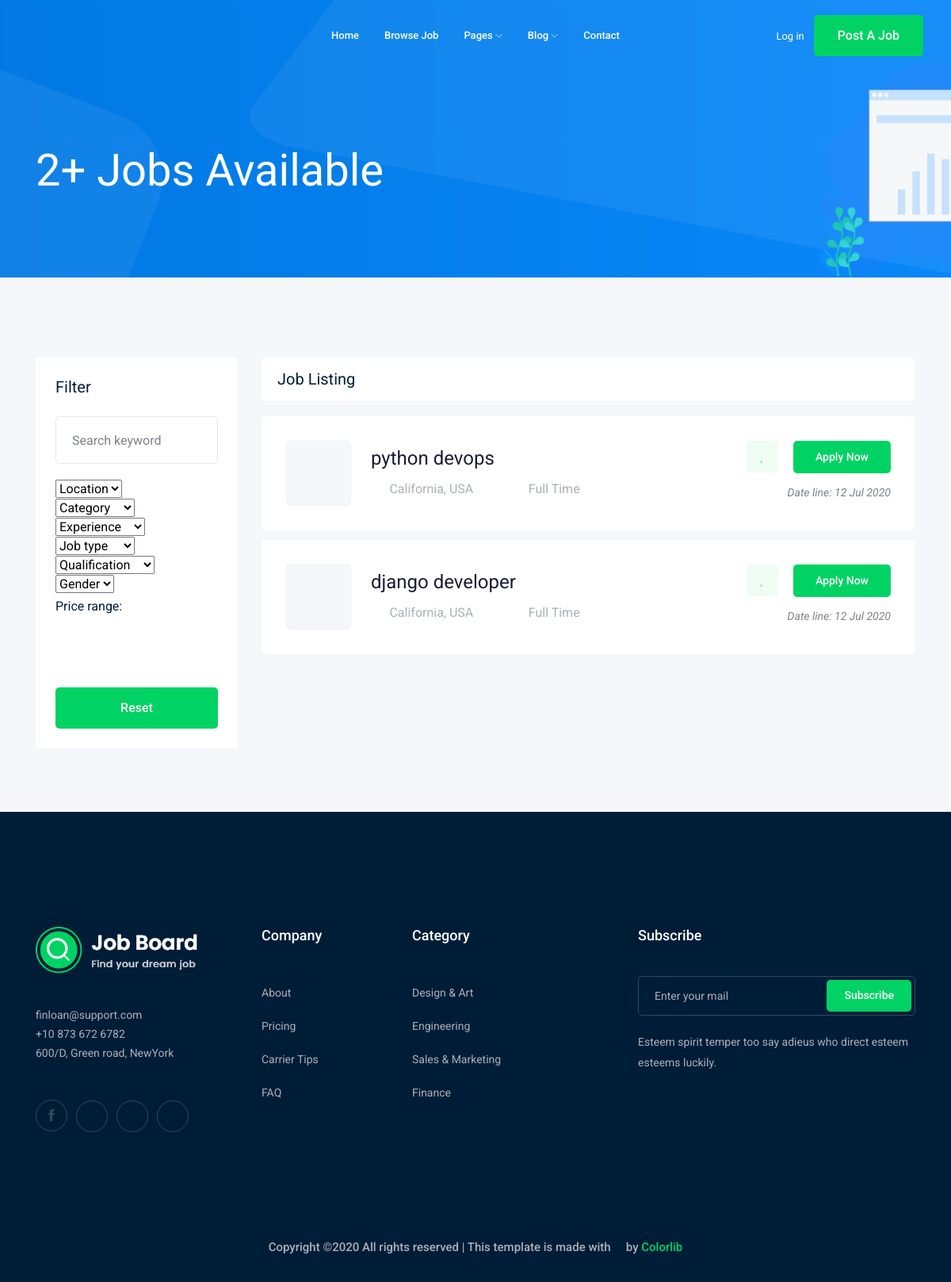
Page /jobs/?page=2 on the earlier database version.
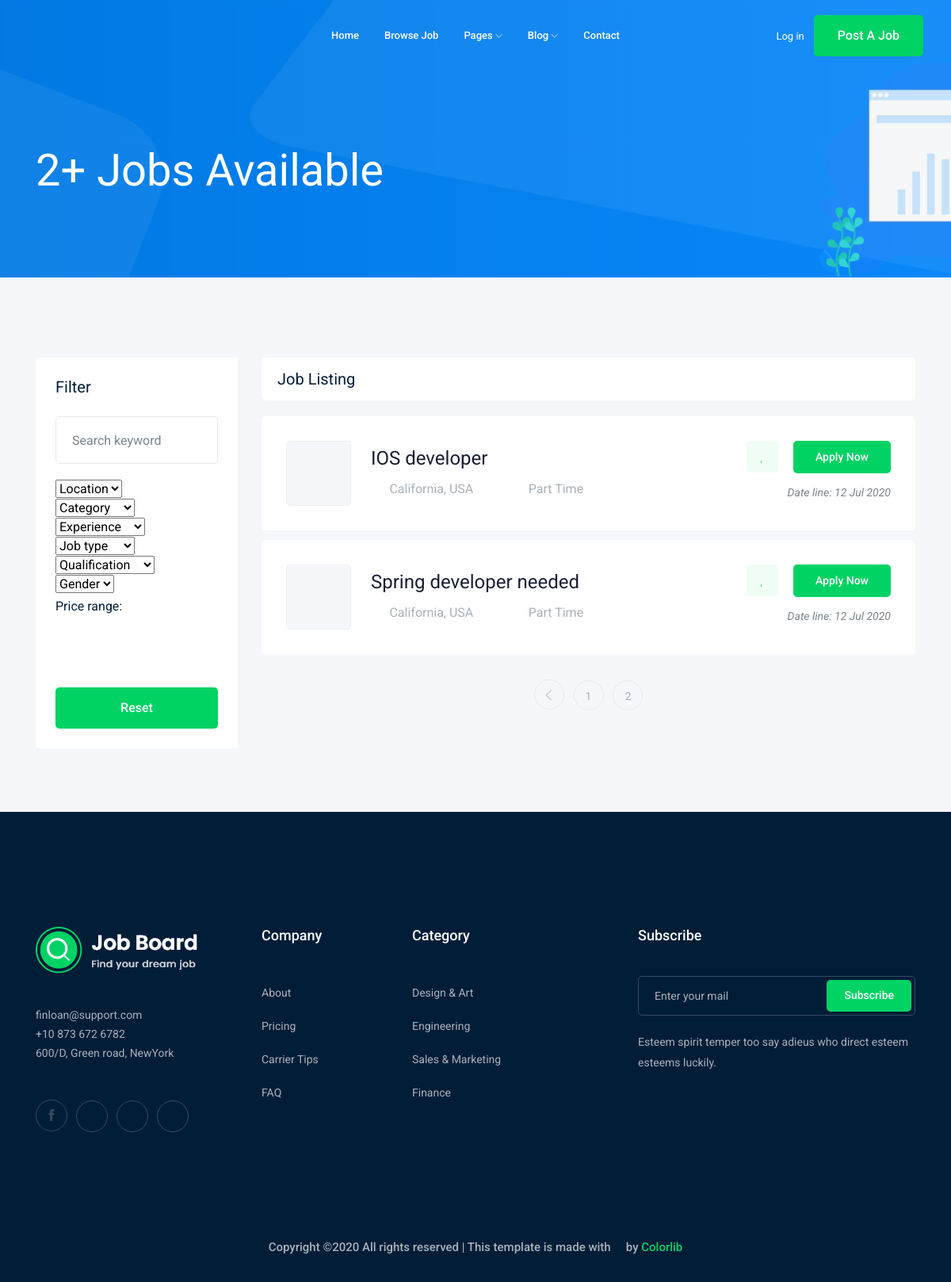
Same page on the later database version.
### job/models.py (models this page shows, shortened)
class Job(models.Model):
    owner = models.ForeignKey(User,related_name='job_owner',on_delete=models.CASCADE )
    title = models.CharField(max_length=80)
    job_type = models.CharField(max_length=20, choices=JOB_TYPE)
    description = models.TextField(max_length=1000)
    published_at = models.DateTimeField(auto_now=True)
    vacancy = models.IntegerField(default=1)
    salary = models.IntegerField(default=0)
    experience = models.IntegerField(default=1)
    category = models.ForeignKey("Category", on_delete=models.CASCADE)
    image = models.ImageField(upload_to=imageUpload)
    slug = models.SlugField(blank=True, null=True)
    def __str__(self):
        return self.title

### job/views.py (the view)
# urls.py: path('',views.jobList,name = "job_list"),
def jobList(request):
    jobList = Job.objects.all() # fetch data ==> model queryset
    paginator = Paginator(jobList, 3)  # Show 25 contacts per page.
    page_number = request.GET.get('page')
    page_obj = paginator.get_page(page_number)
    context={
        'jobs':page_obj
    }
    return render(request,'job/jobList.html',context)

### job/templates/job/jobList.html (shortened to what this page needs)
{% extends 'base.html' %}
{% load static %}
{% block body %}
<div class="bradcam_area bradcam_bg_1">
    <div class="container">
        <div class="row">
            <div class="col-xl-12">
                <div class="bradcam_text">
                    <h3>{{jobs|length}}+ Jobs Available</h3>
                </div>
            </div>
        </div>
    </div>
</div>
<div class="job_listing_area plus_padding">
    <div class="container">
        <div class="row">
            <div class="col-lg-3">
                <div class="job_filter white-bg">
                    <div class="form_inner white-bg">
                        <h3>Filter</h3>
                        <form action="#">
                            <div class="row">
                                <div class="col-lg-12">
                                    <div class="single_field">
                                        <input type="text" placeholder="Search keyword">
                                    </div>
                                </div>
                                <div class="col-lg-12">
                                    <div class="single_field">
                                        <select class="wide">
                                            <option data-display="Location">Location</option>
                                        </select>
                                    </div>
                                </div>
                                <div class="col-lg-12">
                                    <div class="single_field">
                                        <select class="wide">
                                            <option data-display="Category">Category</option>
                                        </select>
                                    </div>
                                </div>
                                <div class="col-lg-12">
                                    <div class="single_field">
                                        <select class="wide">
                                            <option data-display="Experience">Experience</option>
                                        </select>
                                    </div>
                                </div>
                                <div class="col-lg-12">
                                    <div class="single_field">
                                        <select class="wide">
                                            <option data-display="Job type">Job type</option>
                                        </select>
                                    </div>
                                </div>
                                <div class="col-lg-12">
                                    <div class="single_field">
                                        <select class="wide">
                                            <option data-display="Qualification">Qualification</option>
                                        </select>
                                    </div>
                                </div>
                                <div class="col-lg-12">
                                    <div class="single_field">
                                        <select class="wide">
                                            <option data-display="Gender">Gender</option>
                                        </select>
                                    </div>
                                </div>
                            </div>
                        </form>
                    </div>
                    <div class="range_wrap">
                        <label for="amount">Price range:</label>
                        <p>
                            <input type="text" id="amount" readonly
                                   style="border:0; color:#7A838B; font-size: 14px; font-weight:400;">
                        </p>
                    </div>
                    <div class="reset_btn">
                        <button class="boxed-btn3 w-100" type="submit">Reset</button>
                    </div>
                </div>
            </div>
            <div class="col-lg-9">
                <div class="recent_joblist_wrap">
                    <div class="recent_joblist white-bg ">
                        <div class="row align-items-center">
                            <div class="col-md-6">
                                <h4>Job Listing</h4>
                            </div>
                            <div class="col-md-6">
                            </div>
                        </div>
                    </div>
                </div>
                <div class="job_lists m-0">
                    <div class="row">
                        {% for job in jobs %}
                        <div class="col-lg-12 col-md-12">
                            <div class="single_jobs white-bg d-flex justify-content-between">
                                <div class="jobs_left d-flex align-items-center">
                                    <div class="thumb">
                                    </div>
                                    <div class="jobs_conetent">
                                        <a href="{% url 'jobs:jobDetail' job.slug %}"><h4>{{job}}</h4></a>
                                        <div class="links_locat d-flex align-items-center">
                                            <div class="location">
                                                <p><i class="fa fa-map-marker"></i> California, USA</p>
                                            </div>
                                            <div class="location">
                                                <p><i class="fa fa-clock-o"></i>{{job.job_type}}</p>
                                            </div>
                                        </div>
                                    </div>
                                </div>
                                <div class="jobs_right">
                                    <div class="apply_now">
                                        <a class="heart_mark" href="#"> <i class="fa fa-heart"></i> </a>
                                        <a href="{% url 'jobs:jobDetail' job.slug %}" class="boxed-btn3">Apply Now</a>
                                    </div>
                                    <div class="date">
                                        <p>Date line: {{job.published_at|date:'d M o'}}</p>
                                    </div>
                                </div>
                            </div>
                        </div>
                        {%endfor%}
                    </div>
                    {% if jobs.has_other_pages %}
                    <div class="row">
                        <div class="col-lg-12">
                            <div class="pagination_wrap">
                                <ul>
                                    {% if jobs.has_previous %}
                                    <li><a href="?page={{jobs.previous_page_number}}"> <i class="ti-angle-left"></i> </a></li>
                                    {% endif %}
                                    {% for i in jobs.paginator.page_range %}
                                    <li><a href="?page={{i}}"><span>{{i}}</span></a></li>
                                    {% endfor %}
                                </ul>
                            </div>
                        </div>
                    </div>
                    {% endif %}
                </div>
            </div>
        </div>
    </div>
</div>
{% endblock body %}

### templates/base.html (shortened to what this page needs)
{% load static %}
<!doctype html>
<html class="no-js" lang="zxx">
<head>
    <link rel="stylesheet" href="{%  static 'css/bootstrap.min.css' %}">
    <link rel="stylesheet" href="{%  static 'css/owl.carousel.min.css' %}">
    <link rel="stylesheet" href="{%  static 'css/magnific-popup.css' %}">
    <link rel="stylesheet" href="{%  static 'css/font-awesome.min.css' %}">
    <link rel="stylesheet" href="{%  static 'css/themify-icons.css' %}">
    <link rel="stylesheet" href="{%  static 'css/nice-select.css' %}">
    <link rel="stylesheet" href="{%  static 'css/flaticon.css' %}">
    <link rel="stylesheet" href="{%  static 'css/jquery-ui.css' %}">
    <link rel="stylesheet" href="{%  static 'css/gijgo.css' %}">
    <link rel="stylesheet" href="{%  static 'css/animate.min.css' %}">
    <link rel="stylesheet" href="{%  static 'css/slicknav.css' %}">
    <link rel="stylesheet" href="{%  static 'css/style.css' %}">
</head>
<body>
    <header>
        <div class="header-area ">
            <div id="sticky-header" class="main-header-area">
                <div class="container-fluid ">
                    <div class="header_bottom_border">
                        <div class="row align-items-center">
                            <div class="col-xl-3 col-lg-2">
                            </div>
                            <div class="col-xl-6 col-lg-7">
                                <div class="main-menu  d-none d-lg-block">
                                    <nav>
                                        <ul id="navigation">
                                            <li><a href="index.html">home</a></li>
                                            <li><a href="jobs.html">Browse Job</a></li>
                                            <li><a href="#">pages <i class="ti-angle-down"></i></a>
                                            </li>
                                            <li><a href="#">blog <i class="ti-angle-down"></i></a>
                                            </li>
                                            <li><a href="contact.html">Contact</a></li>
                                        </ul>
                                    </nav>
                                </div>
                            </div>
                            <div class="col-xl-3 col-lg-3 d-none d-lg-block">
                                <div class="Appointment">
                                    <div class="phone_num d-none d-xl-block">
                                        <a href="#">Log in</a>
                                    </div>
                                    <div class="d-none d-lg-block">
                                        <a class="boxed-btn3" href="#">Post a Job</a>
                                    </div>
                                </div>
                            </div>
                            <div class="col-12">
                            </div>
                        </div>
                    </div>
                </div>
            </div>
        </div>
    </header>
{% block body %}
{% endblock body  %}
    <footer class="footer">
        <div class="footer_top">
            <div class="container">
                <div class="row">
                    <div class="col-xl-3 col-md-6 col-lg-3">
                        <div class="footer_widget wow fadeInUp" data-wow-duration="1s" data-wow-delay=".3s">
                            <div class="footer_logo">
                                <a href="#">
                                    <img src="{% static 'img/logo.png'%}" alt="">
                                </a>
                            </div>
                            <p>
                                finloan@support.com <br>
                                +10 873 672 6782 <br>
                                600/D, Green road, NewYork
                            </p>
                            <div class="socail_links">
                                <ul>
                                    <li>
                                        <a href="#">
                                            <i class="ti-facebook"></i>
                                        </a>
                                    </li>
                                    <li>
                                        <a href="#">
                                            <i class="fa fa-google-plus"></i>
                                        </a>
                                    </li>
                                    <li>
                                        <a href="#">
                                            <i class="fa fa-twitter"></i>
                                        </a>
                                    </li>
                                    <li>
                                        <a href="#">
                                            <i class="fa fa-instagram"></i>
                                        </a>
                                    </li>
                                </ul>
                            </div>
                        </div>
                    </div>
                    <div class="col-xl-2 col-md-6 col-lg-2">
                        <div class="footer_widget wow fadeInUp" data-wow-duration="1.1s" data-wow-delay=".4s">
                            <h3 class="footer_title">
                                Company
                            </h3>
                            <ul>
                                <li><a href="#">About </a></li>
                                <li><a href="#"> Pricing</a></li>
                                <li><a href="#">Carrier Tips</a></li>
                                <li><a href="#">FAQ</a></li>
                            </ul>
                        </div>
                    </div>
                    <div class="col-xl-3 col-md-6 col-lg-3">
                        <div class="footer_widget wow fadeInUp" data-wow-duration="1.2s" data-wow-delay=".5s">
                            <h3 class="footer_title">
                                Category
                            </h3>
                            <ul>
                                <li><a href="#">Design & Art</a></li>
                                <li><a href="#">Engineering</a></li>
                                <li><a href="#">Sales & Marketing</a></li>
                                <li><a href="#">Finance</a></li>
                            </ul>
                        </div>
                    </div>
                    <div class="col-xl-4 col-md-6 col-lg-4">
                        <div class="footer_widget wow fadeInUp" data-wow-duration="1.3s" data-wow-delay=".6s">
                            <h3 class="footer_title">
                                Subscribe
                            </h3>
                            <form action="#" class="newsletter_form">
                                <input type="text" placeholder="Enter your mail">
                                <button type="submit">Subscribe</button>
                            </form>
                            <p class="newsletter_text">Esteem spirit temper too say adieus who direct esteem esteems
                                luckily.</p>
                        </div>
                    </div>
                </div>
            </div>
        </div>
        <div class="copy-right_text wow fadeInUp" data-wow-duration="1.4s" data-wow-delay=".3s">
            <div class="container">
                <div class="row">
                    <div class="col-xl-12">
                        <p class="copy_right text-center">
Copyright &copy;<script>document.write(new Date().getFullYear());</script> All rights reserved | This template is made with <i class="fa fa-heart-o" aria-hidden="true"></i> by <a href="https://colorlib.com" target="_blank">Colorlib</a>
                        </p>
                    </div>
                </div>
            </div>
        </div>
    </footer>
</body>
</html>

Differences in the rows shown:
no longer on this page (row unchanged): Job: title "python devops", job_type "Full Time", published_at "12 Jul 2020"
no longer on this page (row unchanged): Job: title "django developer", job_type "Full Time", published_at "12 Jul 2020"
added Job: title "IOS developer", job_type "Part Time", published_at "12 Jul 2020"
added Job: title "Spring developer needed", job_type "Part Time", published_at "12 Jul 2020"
Other differences:
new list line: "1"
new list line: "2"
